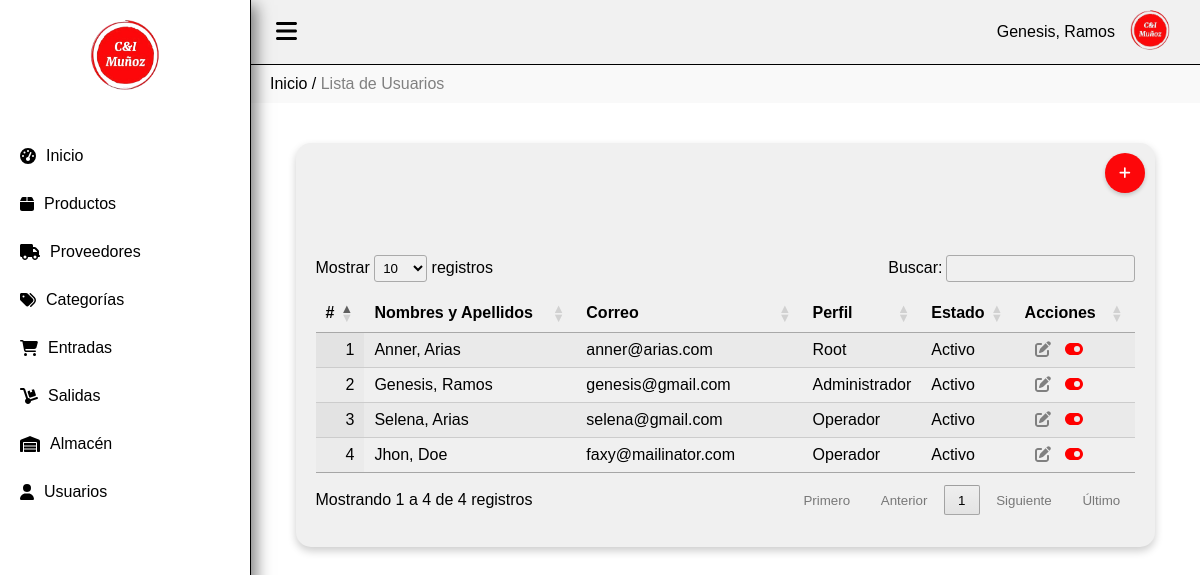
Screenshot of /usuario (signed in) with the database file from the repository.
### tables this page shows
CREATE TABLE `usuarios` (
  `id` int(20) NOT NULL,
  `nombres` varchar(200) NOT NULL,
  `apellidos` varchar(200) NOT NULL,
  `clave` text NOT NULL,
  `correo` varchar(200) NOT NULL,
  `rol` varchar(100) NOT NULL,
  `avatar` varchar(100) NOT NULL,
  `estado` varchar(100) NOT NULL
);

### Controller/usuario.controller.php (called while the page is built, shortened)
<?php
require_once 'model/usuario.php';
class UsuarioController{
    public function __CONSTRUCT(){
        $this->model = new usuario();
    }
    public function Index(){
        require_once 'view/header.php';
        require_once 'view/usuario/usuario.php';
        require_once 'view/footer.php';
    }
}

### index.php (called while the page is built, shortened)
<?php
require_once 'model/database.php';
$controladorPorDefecto = 'dashboard';
$url = isset($_GET['url']) ? $_GET['url'] : $controladorPorDefecto;
$url = rtrim($url, '/');
$url = explode('/', $url);
$accion = isset($url[1]) ? $url[1] : 'Index';
$rif = isset($url[2]) ? $url[2] : null;
$instanciaControlador = new $nombreClaseControlador;
call_user_func(array($instanciaControlador, $accion), $rif);
?>

### Model/database.php (called while the page is built)
<?php
class Database
{
    public static function Conectar()
    {
        $pdo = new PDO('mysql:host=localhost;dbname=mvc_php;charset=utf8', 'root', '');
        $pdo->setAttribute(PDO::ATTR_ERRMODE, PDO::ERRMODE_EXCEPTION);
        return $pdo;
    }
}

### Model/usuario.php (called while the page is built, shortened)
<?php
class usuario
{
	private $pdo;
	public function __CONSTRUCT()
	{
		try
		{
			$this->pdo = Database::Conectar();
		}
		catch(Exception $e)
		{
			die($e->getMessage());
		}
	}
	public function Listar()
	{
		try
		{
			$stm = $this->pdo->prepare("SELECT * FROM usuarios");
			$stm->execute();
			return $stm->fetchAll(PDO::FETCH_OBJ);
		}
		catch(Exception $e)
		{
			die($e->getMessage());
		}
	}
}

### View/usuario/usuario.php (the view, shortened to what this page needs)
<div class="miga-de-pan">
    <a href="http://localhost/Sistemainventario/dashboard">Inicio</a> / <span>Lista de Usuarios</span>
</div>
<div class="contenido">
    <div class="contenedor-3d">
        <a type="submit" href="usuario/Nuevo" class="btn" style="margin-bottom: 30px;"><button class="boton-crear"><i class="fas fa-plus"></i></button></a>
        <div class="division">
        <table id="tabla" class="display">
            <thead>
                <tr>
                    <th style="width:5%;">#</th>
                    <th style="width:30%;">Nombres y Apellidos</th>
                    <th style="width:30%;">Correo</th>
                    <th style="width:10%;">Perfil</th>
                    <th style="width:10%;">Estado</th>
                    <th style="width:15%;">Acciones</th>
                </tr>
            </thead>
            <tbody>
                <?php foreach($this->model->Listar() as $r): ?>
                    <tr>
                        <td><?php echo $r->id; ?></td>
                        <td><?php echo $r->nombres.', '.$r->apellidos; ?></td>
                        <td><?php echo $r->correo; ?></td>
                        <td><?php echo $r->rol; ?></td>
                        <td><?php echo $r->estado; ?></td>
                        <td>
                            <a style="color: grey; margin-left:10px;" href="usuario/Crud/<?php echo $r->id; ?>"><i class="fa fa-edit"></i></a>
                            <a style="<?php if($r->estado == 'Activo'){ echo 'color: red;';}else{ echo 'color: green;';} ?> margin-left:10px;" onclick="javascript:return confirm('¿Cambiar es estado del usuario?');" href="usuario/Eliminar/<?php echo $r->id; ?>"><i class="fa fa-toggle-on"></i></a>
                        </td>
                    </tr>
                <?php endforeach; ?>
            </tbody>
        </table>
</div>

### assets/css/estilos.css (style rules this page uses)
body { display: flex; margin: 0; font-family: Arial, sans-serif; background-color: white; }
.miga-de-pan { padding: 10px 20px; background-color: #f9f9f9; }
.miga-de-pan a { color: black; text-decoration: none; }
.miga-de-pan span { color: grey; }
.contenido { padding: 20px; }
.contenedor-3d { width: 90%; margin: 20px auto; padding: 20px; background-color: #f0f0f0; border-radius: 15px; box-shadow: 0 4px 8px rgba(0, 0, 0, 0.2); position: relative; }
.boton-crear { position: absolute; top: 10px; right: 10px; width: 40px; height: 40px; background-color: #fd070a; color: white; border: none; border-radius: 50%; display: flex; align-items: center; justify-content: center; cursor: pointer; box-shadow: 0 2px 4px rgba(0, 0, 0, 0.2); }
.division { margin-top: 60px; padding-top: 20px; }

### rows the page displays
usuarios: id "1", nombres "Anner", apellidos "Arias", correo "anner@arias.com", rol "Root", estado "Activo"
usuarios: id "2", nombres "Genesis", apellidos "Ramos", correo "genesis@gmail.com", rol "Administrador", estado "Activo"
usuarios: id "3", nombres "Selena", apellidos "Arias", correo "selena@gmail.com", rol "Operador", estado "Activo"
usuarios: id "4", nombres "Jhon", apellidos "Doe", correo "faxy@mailinator.com", rol "Operador", estado "Activo"

### other values shown
$_SESSION['user_nombre'] "Genesis, Ramos"
